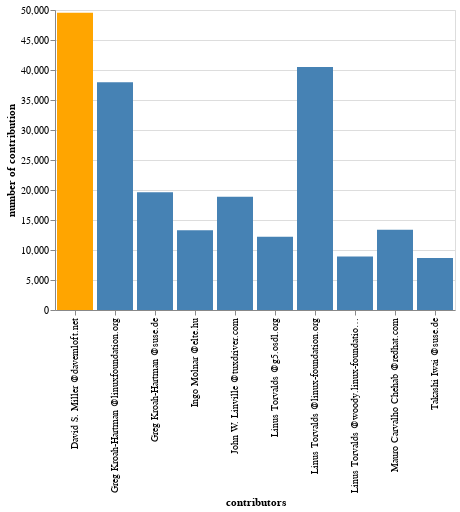

Notebook code for this chart:
### Markdown cell above
You can see in new code, top cont. list does not include 'Mark Brown' as name. Because this Altair part is static and this is not convinent for changeable data cases. To fix this code >

### Code cell
#### Altair Fixed Part
max_index = df2['number of contribution'].idxmax() # max index

alt.Chart(df2).mark_bar().encode(x = 'contributors', y = 'number of contribution',
                                color = alt.condition(
                                alt.datum.contributors == df2['contributors'][max_index],
                                alt.value('orange'),
                                alt.value('steelblue')
                                )).properties(width=400)

### Figure 1 — Vega-Lite specification as saved in the notebook (floating-point values rounded to 4 significant figures)
{"config": {"view": {"continuousWidth": 300, "continuousHeight": 300}}, "data": {"name": "data-d5984975833a2db2aeecd99724c10dbd"}, "mark": {"type": "bar"}, "encoding": {"color": {"condition": {"test": "(datum.contributors === 'David S. Miller @davemloft.net')", "value": "orange"}, "value": "steelblue"}, "x": {"field": "contributors", "type": "nominal"}, "y": {"field": "number of contribution", "type": "quantitative"}}, "width": 400, "$schema": "https://vega.github.io/schema/vega-lite/v5.8.0.json", "datasets": {"data-d5984975833a2db2aeecd99724c10dbd": [{"contributors": "David S. Miller @davemloft.net", "number of contribution": 49523}, {"contributors": "Linus Torvalds @linux-foundation.org", "number of contribution": 40480}, {"contributors": "Greg Kroah-Hartman @linuxfoundation.org", "number of contribution": 37969}, {"contributors": "Greg Kroah-Hartman @suse.de", "number of contribution": 19605}, {"contributors": "John W. Linville @tuxdriver.com", "number of contribution": 18875}, {"contributors": "Mauro Carvalho Chehab @redhat.com", "number of contribution": 13372}, {"contributors": "Ingo Molnar @elte.hu", "number of contribution": 13311}, {"contributors": "Linus Torvalds @g5.osdl.org", "number of contribution": 12197}, {"contributors": "Linus Torvalds @woody.linux-foundation.org", "number of contribution": 8928}, {"contributors": "Takashi Iwai @suse.de", "number of contribution": 8661}]}}
